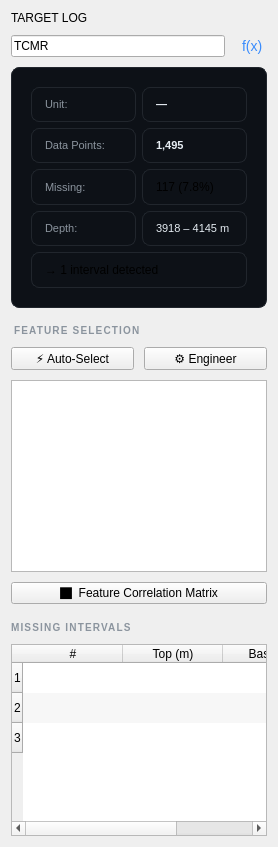
      <widget class="QWidget" name="sidebarWidget">
       <layout class="QVBoxLayout" name="sidebarLayout">
        <property name="contentsMargins"><rect><x>14</x><y>14</y><width>14</width><height>14</height></rect></property>
        <property name="spacing"><number>10</number></property>

        <!-- SECTION: Target Log -->
        <item>
         <widget class="QLabel" name="sidebarSectionLabel">
          <property name="text"><string>TARGET LOG</string></property>
         </widget>
        </item>
        <item>
         <layout class="QHBoxLayout">
          <item>
           <widget class="QLineEdit" name="targetLogEdit">
            <property name="text"><string>TCMR</string></property>
            <property name="placeholderText"><string>e.g. RHOB, DT, NPHI…</string></property>
            <property name="toolTip"><string>Enter the log mnemonic you want to predict</string></property>
           </widget>
          </item>
          <item>
           <widget class="QLabel" name="fxLabel">
            <property name="text"><string>f(x)</string></property>
            <property name="styleSheet"><string>color:#388bfd; font-size:14px; padding-left:4px;</string></property>
           </widget>
          </item>
         </layout>
        </item>

        <!-- Data info grid -->
        <item>
         <widget class="QFrame" name="dataInfoFrame">
          <property name="styleSheet">
           <string>background:#0d1117; border:1px solid #21262d; border-radius:8px; padding:10px;</string>
          </property>
          <layout class="QGridLayout" name="dataInfoGrid">
           <property name="spacing"><number>6</number></property>
           <property name="contentsMargins"><rect><x>10</x><y>8</y><width>10</width><height>8</height></rect></property>

           <item row="0" column="0">
            <widget class="QLabel"><property name="text"><string>Unit:</string></property>
             <property name="styleSheet"><string>color:#8b949e; font-size:11px;</string></property></widget>
           </item>
           <item row="0" column="1">
            <widget class="QLabel" name="unitVal"><property name="text"><string>—</string></property>
             <property name="styleSheet"><string>color:#e6edf3; font-size:11px; font-weight:500;</string></property></widget>
           </item>

           <item row="1" column="0">
            <widget class="QLabel"><property name="text"><string>Data Points:</string></property>
             <property name="styleSheet"><string>color:#8b949e; font-size:11px;</string></property></widget>
           </item>
           <item row="1" column="1">
            <widget class="QLabel" name="dataPointsVal"><property name="text"><string>1,495</string></property>
             <property name="styleSheet"><string>color:#e6edf3; font-size:11px; font-weight:600;</string></property></widget>
           </item>

           <item row="2" column="0">
            <widget class="QLabel"><property name="text"><string>Missing:</string></property>
             <property name="styleSheet"><string>color:#8b949e; font-size:11px;</string></property></widget>
           </item>
           <item row="2" column="1">
            <widget class="QLabel" name="missingBadge"><property name="text"><string>117 (7.8%)</string></property></widget>
           </item>

           <item row="3" column="0">
            <widget class="QLabel"><property name="text"><string>Depth:</string></property>
             <property name="styleSheet"><string>color:#8b949e; font-size:11px;</string></property></widget>
           </item>
           <item row="3" column="1">
            <widget class="QLabel" name="depthVal"><property name="text"><string>3918 – 4145 m</string></property>
             <property name="styleSheet"><string>color:#e6edf3; font-size:11px;</string></property></widget>
           </item>

           <item row="4" column="0" colspan="2">
            <widget class="QLabel" name="intervalBadge">
             <property name="text"><string>→ 1 interval detected</string></property>
            </widget>
           </item>
          </layout>
         </widget>
        </item>

        <!-- SECTION: Feature Selection -->
        <item>
         <widget class="QLabel" name="sidebarSectionLabel2">
          <property name="text"><string>FEATURE SELECTION</string></property>
          <property name="styleSheet"><string>color:#8b949e; font-size:10px; font-weight:700; letter-spacing:1.2px; margin-top:6px;</string></property>
         </widget>
        </item>
        <item>
         <layout class="QHBoxLayout">
          <item>
           <widget class="QPushButton" name="btnAutoSelect">
            <property name="text"><string>⚡ Auto-Select</string></property>
            <property name="cursor"><cursorShape>PointingHandCursor</cursorShape></property>
           </widget>
          </item>
          <item>
           <widget class="QPushButton" name="btnFeatureEng">
            <property name="text"><string>⚙ Engineer</string></property>
            <property name="cursor"><cursorShape>PointingHandCursor</cursorShape></property>
           </widget>
          </item>
         </layout>
        </item>
        <item>
         <widget class="QListWidget" name="featureList">
          <property name="minimumHeight"><number>160</number></property>
          <property name="alternatingRowColors"><bool>true</bool></property>
          <!-- Items added at runtime -->
         </widget>
        </item>
        <item>
         <widget class="QPushButton" name="btnCorrMatrix">
          <property name="text"><string>⬛  Feature Correlation Matrix</string></property>
          <property name="cursor"><cursorShape>PointingHandCursor</cursorShape></property>
          <property name="minimumHeight"><number>40</number></property>
         </widget>
        </item>

        <item><spacer><property name="orientation"><enum>Qt::Vertical</enum></property></spacer></item>

        <!-- SECTION: Missing Intervals -->
        <item>
         <widget class="QLabel">
          <property name="text"><string>MISSING INTERVALS</string></property>
          <property name="styleSheet"><string>color:#8b949e; font-size:10px; font-weight:700; letter-spacing:1.2px;</string></property>
         </widget>
        </item>
        <item>
         <widget class="QTableWidget" name="missingIntervalsTable">
          <property name="minimumHeight"><number>110</number></property>
          <property name="maximumHeight"><number>130</number></property>
          <property name="columnCount"><number>3</number></property>
          <property name="rowCount"><number>3</number></property>
          <property name="showGrid"><bool>false</bool></property>
          <property name="alternatingRowColors"><bool>true</bool></property>
          <column><property name="text"><string>#</string></property></column>
          <column><property name="text"><string>Top (m)</string></property></column>
          <column><property name="text"><string>Base (m)</string></property></column>
         </widget>
        </item>

       </layout>
      </widget>
